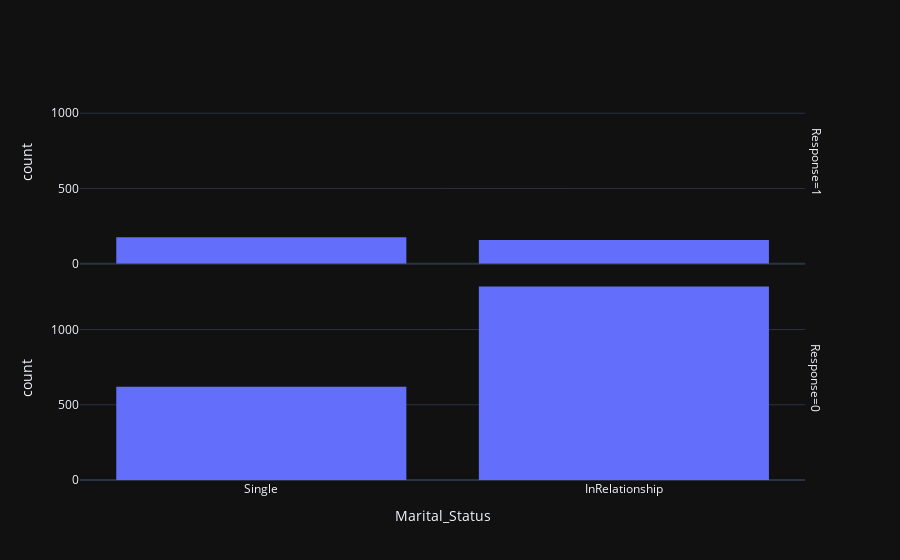

Here is the notebook cell this chart was saved with:
### Code cell
fig = px.histogram (df, x = "Marital_Status",  facet_row = "Response",  template = 'plotly_dark')
fig.show ()

### Figure 1 — Plotly figure (JSON) as saved in the notebook; plotly's stock layout.template omitted (floating-point values rounded to 4 significant figures; data arrays with more than 128 entries replaced by an {"elided": "..."} marker saying what was removed)
{"data": [{"alignmentgroup": "True", "bingroup": "x", "hovertemplate": "Response=1<br>Marital_Status=%{x}<br>count=%{y}<extra></extra>", "legendgroup": "", "marker": {"color": "#636efa", "pattern": {"shape": ""}}, "name": "", "offsetgroup": "", "orientation": "v", "showlegend": false, "type": "histogram", "x": {"elided": "334 str values"}, "xaxis": "x2", "yaxis": "y2"}, {"alignmentgroup": "True", "bingroup": "x", "hovertemplate": "Response=0<br>Marital_Status=%{x}<br>count=%{y}<extra></extra>", "legendgroup": "", "marker": {"color": "#636efa", "pattern": {"shape": ""}}, "name": "", "offsetgroup": "", "orientation": "v", "showlegend": false, "type": "histogram", "x": {"elided": "1906 str values"}, "xaxis": "x", "yaxis": "y"}], "layout": {"annotations": [{"font": {}, "showarrow": false, "text": "Response=0", "textangle": 90, "x": 0.98, "xanchor": "left", "xref": "paper", "y": 0.2425, "yanchor": "middle", "yref": "paper"}, {"font": {}, "showarrow": false, "text": "Response=1", "textangle": 90, "x": 0.98, "xanchor": "left", "xref": "paper", "y": 0.7575, "yanchor": "middle", "yref": "paper"}], "barmode": "relative", "legend": {"tracegroupgap": 0}, "margin": {"t": 60}, "xaxis": {"anchor": "y", "domain": [0, 0.98], "title": {"text": "Marital_Status"}}, "xaxis2": {"anchor": "y2", "domain": [0, 0.98], "matches": "x", "showticklabels": false}, "yaxis": {"anchor": "x", "domain": [0, 0.485], "title": {"text": "count"}}, "yaxis2": {"anchor": "x2", "domain": [0.515, 1], "matches": "y", "title": {"text": "count"}}}}
